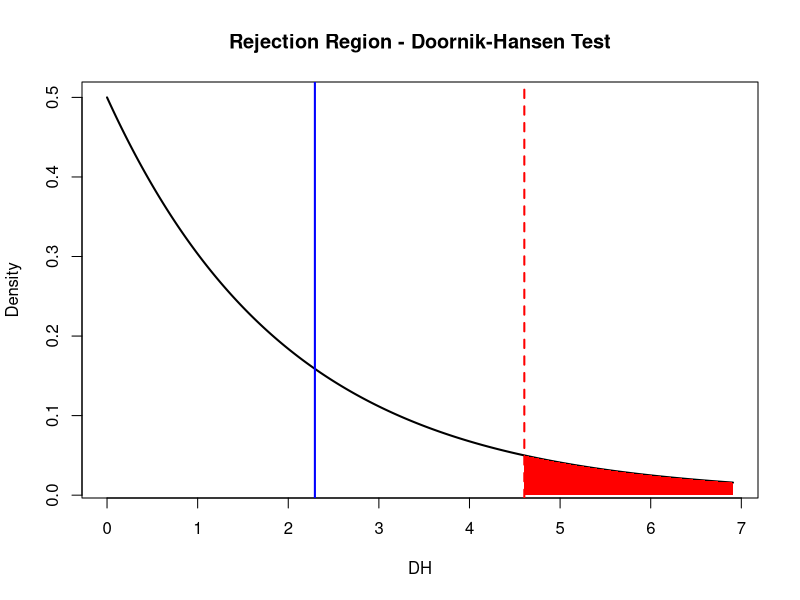

This figure's R source: (Note: this script raises an error after producing the figure.)
## ---- chunk 1
    data(mtcars) 
    tail(mtcars)
    dim(mtcars)
## ---- chunk 2
    X <- as.matrix(mtcars[, c("mpg", "disp", "hp", "wt", "qsec", "drat")])
    n <- 32
    p <- 6 
    I <- diag(n)
    Jn <- matrix(1, nrow = n, ncol = n) 
    Xc <- (I - 1/n*Jn)%*%X
    XcT <- t(Xc)
    S <- 1/(n-1) * (XcT%*%Xc)
    # This is the easiest way. However we do it, as before because is better to understand.
    SAuto <- cov(X)

    if (isTRUE(all.equal(S, SAuto))) {
        print("We got the same results")
    }
## ---- chunk 3
    SInvert = solve(S)
    M = Xc%*%SInvert%*%XcT
## ---- chunk 4
    b1p <- 0

    for (i in 1:nrow(M)) {
        for (j in 1:ncol(M)) {
            
            element <- (1/(n^2)) * (M[i, j])^3
            
            b1p <- b1p + element
            
        }
    }
## ---- chunk 5
    EAS <- (n/6 * b1p)
    df_skew <- (p*(p+1)*(p+2))/6

    Z1 <- (EAS - df_skew) / sqrt(2*df_skew)
## ---- chunk 6
    b2p <- (1/n) * sum(diag(M)^2)
    Z2 <- (b2p - p*(p+2))/sqrt(8*p*(p+2)/n)
## ---- chunk 7
 DH = Z1^2 + Z2^2
## ---- chunk 8
    df <-2 
    alpha<-0.1
    crit <- qchisq(1 - alpha, df)

    x <- seq(0, max(DH, crit)*1.5, length=1000)
    y <- dchisq(x, df)

    plot(x, y, type="l", lwd=2, main="Rejection Region - Doornik-Hansen Test", xlab="DH", ylab="Density")

    x_rej <- seq(crit, max(x), length=500)
    y_rej <- dchisq(x_rej, df)

    polygon(c(crit, x_rej, max(x)), c(0, y_rej, 0), col="red", border=NA)

    abline(v=crit, col="red", lwd=2, lty=2)
    abline(v=DH, col="blue", lwd=2)
## ---- chunk 9
X_df <- as.data.frame(mtcars[, c("mpg", "disp", "hp", "wt", "qsec", "drat")])

result <- mvn(data = X_df, mvn_test = "doornik_hansen")

result$multivariate_normality
